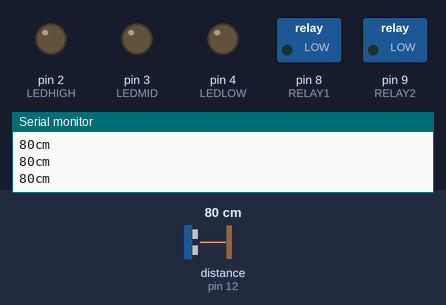
Simulated run of this sketch. Board: Arduino Uno, built with avr-gcc and run on an emulated ATmega328P. On the bench: switched loads named in the sketch (green lamp = pin HIGH), output pins drawn as LEDs (lit = HIGH), the last lines printed to the serial monitor. Wiring (inferred from the names in the program): ultrasonic range finder: trigger pin 13; echo pin 12. The inputs (shaded band) are chosen by the test bench; at power-on: distance to the obstacle (sensor on pin 12) 80 cm. The echo pulse lasts 58.3 µs per cm; pins used as bus, display or sensor lines are not drawn.

Above: at 1.4 s.
1.5 s: distance to the obstacle (sensor on pin 12) set to 47 cm
3.0 s: distance to the obstacle (sensor on pin 12) set to 38 cm
At 4.2 s:
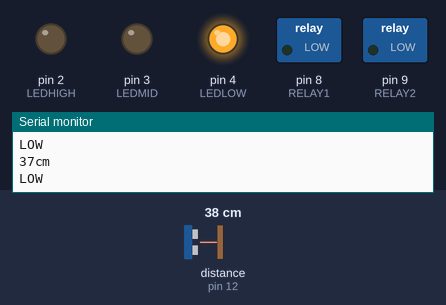
4.5 s: distance to the obstacle (sensor on pin 12) set to 24 cm
6.0 s: distance to the obstacle (sensor on pin 12) set to 19 cm
At 7.1 s:
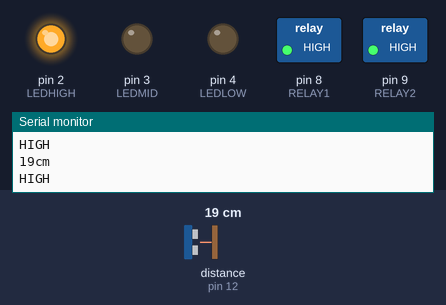
7.5 s: distance to the obstacle (sensor on pin 12) set to 35 cm
At 8.7 s:
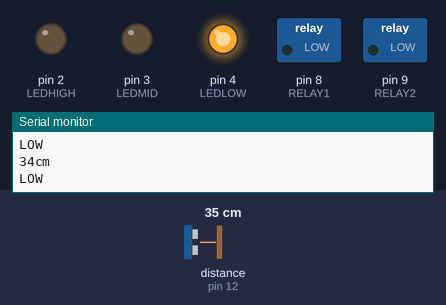
9.3 s: distance to the obstacle (sensor on pin 12) set to 2 cm
At 10.3 s:
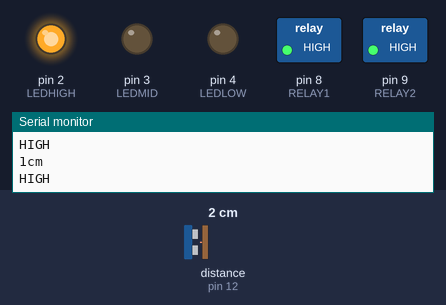
Timing chart, 0 to 12.1 s (numbered marks = the images above; inputs shaded):
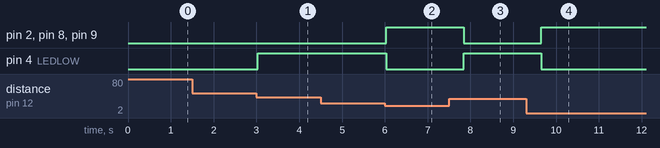

The sketch:

Arduino_Ultarsonic__2Relay__Water.ino
```cpp
const int pingPin = 13;
int inPin = 12;
#define RELAY1  8
#define RELAY2  9
int LEDHIGH = 2;
int LEDMID = 3;
int LEDLOW = 4;

void setup() {
  Serial.begin(9600);
  pinMode(RELAY1, OUTPUT);
  pinMode(RELAY2, OUTPUT);
  pinMode(LEDHIGH, OUTPUT);
  pinMode(LEDMID, OUTPUT);
  pinMode(LEDLOW, OUTPUT);
}

void loop()
{
  long duration, cm;
  pinMode(pingPin, OUTPUT);
  digitalWrite(pingPin, LOW);
  delayMicroseconds(2);
  digitalWrite(pingPin, HIGH);
  delayMicroseconds(5);
  digitalWrite(pingPin, LOW);
  pinMode(inPin, INPUT);
  duration = pulseIn(inPin, HIGH);

  cm = microsecondsToCentimeters(duration);
  Serial.print(cm);
  Serial.println("cm");
  if (cm <= 20)  // stop
  {
    interupoff();
    LEDON1();
    LEDOFF2();
    LEDOFF3();
    Serial.println("HIGH");
  }
  else if (cm == 31 && cm <= 40)
  {
    interupon();
    LEDON2();
    LEDOFF1();
    LEDOFF3();
    Serial.println("MID");
  }
  else if (cm <= 40 && cm > 30)
  {
    interupon();
    LEDON3();
    LEDOFF1();
    LEDOFF2();
    Serial.println("LOW");
  }
  delay(600);
}
long microsecondsToCentimeters(long microseconds)
{
  return microseconds / 29 / 2;
}
void LEDON1()
{
  digitalWrite(LEDHIGH, HIGH);
}
void LEDOFF1()
{
  digitalWrite(LEDHIGH, LOW);
}
void LEDON2()
{
  digitalWrite(LEDMID, HIGH);
}
void LEDOFF2()
{
  digitalWrite(LEDMID, LOW);
}
void LEDON3()
{
  digitalWrite(LEDLOW, HIGH);
}
void LEDOFF3()
{
  digitalWrite(LEDLOW, LOW);
}
void interupoff()
{
  digitalWrite(RELAY1, HIGH);
  digitalWrite(RELAY2, HIGH);
}
void interupon()
{
  digitalWrite(RELAY1, LOW);
  digitalWrite(RELAY2, LOW);
}
```

Measured:
- the behaviour switches between 42 and 41 cm on distance to the obstacle (sensor on pin 12) (found by bisection; images 0 and 1)
- the behaviour switches between 22 and 21 cm on distance to the obstacle (sensor on pin 12) (found by bisection; images 1 and 2)
- after the input at 3.0 s, pin 4 (LEDLOW): LOW → HIGH at once
- after the input at 6.0 s, pin 2 (LEDHIGH), pin 8 (RELAY1), pin 9 (RELAY2): LOW → HIGH at once; pin 4 (LEDLOW): HIGH → LOW at once
- after the input at 7.5 s, pin 2 (LEDHIGH), pin 8 (RELAY1), pin 9 (RELAY2): HIGH → LOW after 0.34 s; pin 4 (LEDLOW): LOW → HIGH after 0.34 s
- after the input at 9.3 s, pin 2 (LEDHIGH), pin 8 (RELAY1), pin 9 (RELAY2): LOW → HIGH after 0.35 s; pin 4 (LEDLOW): HIGH → LOW after 0.35 s
